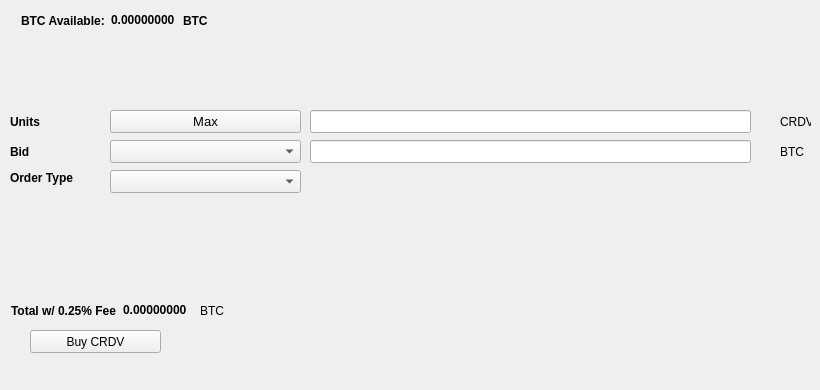
   <widget class="QWidget" name="BuyTab">
    <attribute name="title">
     <string>Buy</string>
    </attribute>
    <widget class="QPushButton" name="BuyCRDV">
     <property name="geometry">
      <rect>
       <x>30</x>
       <y>330</y>
       <width>131</width>
       <height>23</height>
      </rect>
     </property>
     <property name="text">
      <string>Buy CRDV</string>
     </property>
     <property name="icon">
      <iconset resource="../cryptodev.qrc">
       <normaloff>:/icons/bitcoin</normaloff>:/icons/bitcoin</iconset>
     </property>
    </widget>
    <widget class="QLabel" name="label_3">
     <property name="geometry">
      <rect>
       <x>10</x>
       <y>110</y>
       <width>46</width>
       <height>23</height>
      </rect>
     </property>
     <property name="font">
      <font>
       <weight>75</weight>
       <bold>true</bold>
      </font>
     </property>
     <property name="text">
      <string>Units</string>
     </property>
    </widget>
    <widget class="QLineEdit" name="UnitsInput">
     <property name="geometry">
      <rect>
       <x>310</x>
       <y>110</y>
       <width>441</width>
       <height>23</height>
      </rect>
     </property>
     <property name="font">
      <font>
       <pointsize>9</pointsize>
       <weight>75</weight>
       <bold>true</bold>
      </font>
     </property>
    </widget>
    <widget class="QLineEdit" name="BuyBidPriceEdit">
     <property name="geometry">
      <rect>
       <x>310</x>
       <y>140</y>
       <width>441</width>
       <height>23</height>
      </rect>
     </property>
     <property name="font">
      <font>
       <pointsize>9</pointsize>
       <weight>75</weight>
       <bold>true</bold>
      </font>
     </property>
    </widget>
    <widget class="QLabel" name="label_4">
     <property name="geometry">
      <rect>
       <x>780</x>
       <y>110</y>
       <width>31</width>
       <height>23</height>
      </rect>
     </property>
     <property name="text">
      <string>CRDV</string>
     </property>
    </widget>
    <widget class="QLabel" name="label_5">
     <property name="geometry">
      <rect>
       <x>780</x>
       <y>140</y>
       <width>31</width>
       <height>23</height>
      </rect>
     </property>
     <property name="text">
      <string>BTC</string>
     </property>
    </widget>
    <widget class="QLabel" name="label_6">
     <property name="geometry">
      <rect>
       <x>10</x>
       <y>140</y>
       <width>46</width>
       <height>23</height>
      </rect>
     </property>
     <property name="font">
      <font>
       <weight>75</weight>
       <bold>true</bold>
      </font>
     </property>
     <property name="text">
      <string>Bid</string>
     </property>
    </widget>
    <widget class="QLabel" name="label_7">
     <property name="geometry">
      <rect>
       <x>10</x>
       <y>170</y>
       <width>91</width>
       <height>16</height>
      </rect>
     </property>
     <property name="font">
      <font>
       <weight>75</weight>
       <bold>true</bold>
      </font>
     </property>
     <property name="text">
      <string>Order Type</string>
     </property>
    </widget>
    <widget class="QPushButton" name="Buy_Max_Amount">
     <property name="geometry">
      <rect>
       <x>110</x>
       <y>110</y>
       <width>191</width>
       <height>23</height>
      </rect>
     </property>
     <property name="font">
      <font>
       <pointsize>10</pointsize>
      </font>
     </property>
     <property name="text">
      <string>Max</string>
     </property>
    </widget>
    <widget class="QComboBox" name="BuyBidcomboBox">
     <property name="geometry">
      <rect>
       <x>110</x>
       <y>140</y>
       <width>191</width>
       <height>23</height>
      </rect>
     </property>
     <property name="font">
      <font>
       <pointsize>10</pointsize>
      </font>
     </property>
    </widget>
    <widget class="QComboBox" name="buyOrdertypeCombo">
     <property name="geometry">
      <rect>
       <x>110</x>
       <y>170</y>
       <width>191</width>
       <height>23</height>
      </rect>
     </property>
     <property name="font">
      <font>
       <pointsize>10</pointsize>
      </font>
     </property>
    </widget>
    <widget class="QWidget" name="layoutWidget1">
     <property name="geometry">
      <rect>
       <x>21</x>
       <y>11</y>
       <width>227</width>
       <height>19</height>
      </rect>
     </property>
     <layout class="QHBoxLayout" name="horizontalLayout_3">
      <item>
       <widget class="QLabel" name="label232">
        <property name="font">
         <font>
          <weight>75</weight>
          <bold>true</bold>
         </font>
        </property>
        <property name="text">
         <string>BTC Available:</string>
        </property>
       </widget>
      </item>
      <item>
       <widget class="QLabel" name="BtcAvailableLbl">
        <property name="palette">
         <palette>
          <active>
           <colorrole role="WindowText">
            <brush brushstyle="SolidPattern">
             <color alpha="255">
              <red>0</red>
              <green>0</green>
              <blue>0</blue>
             </color>
            </brush>
           </colorrole>
           <colorrole role="Button">
            <brush brushstyle="SolidPattern">
             <color alpha="255">
              <red>0</red>
              <green>170</green>
              <blue>0</blue>
             </color>
            </brush>
           </colorrole>
           <colorrole role="Light">
            <brush brushstyle="SolidPattern">
             <color alpha="255">
              <red>0</red>
              <green>255</green>
              <blue>0</blue>
             </color>
            </brush>
           </colorrole>
           <colorrole role="Midlight">
            <brush brushstyle="SolidPattern">
             <color alpha="255">
              <red>0</red>
              <green>212</green>
              <blue>0</blue>
             </color>
            </brush>
           </colorrole>
           <colorrole role="Dark">
            <brush brushstyle="SolidPattern">
             <color alpha="255">
              <red>0</red>
              <green>85</green>
              <blue>0</blue>
             </color>
            </brush>
           </colorrole>
           <colorrole role="Mid">
            <brush brushstyle="SolidPattern">
             <color alpha="255">
              <red>0</red>
              <green>113</green>
              <blue>0</blue>
             </color>
            </brush>
           </colorrole>
           <colorrole role="Text">
            <brush brushstyle="SolidPattern">
             <color alpha="255">
              <red>0</red>
              <green>170</green>
              <blue>0</blue>
             </color>
            </brush>
           </colorrole>
           <colorrole role="BrightText">
            <brush brushstyle="SolidPattern">
             <color alpha="255">
              <red>255</red>
              <green>255</green>
              <blue>255</blue>
             </color>
            </brush>
           </colorrole>
           <colorrole role="ButtonText">
            <brush brushstyle="SolidPattern">
             <color alpha="255">
              <red>0</red>
              <green>0</green>
              <blue>0</blue>
             </color>
            </brush>
           </colorrole>
           <colorrole role="Base">
            <brush brushstyle="SolidPattern">
             <color alpha="255">
              <red>255</red>
              <green>255</green>
              <blue>255</blue>
             </color>
            </brush>
           </colorrole>
           <colorrole role="Window">
            <brush brushstyle="SolidPattern">
             <color alpha="255">
              <red>0</red>
              <green>170</green>
              <blue>0</blue>
             </color>
            </brush>
           </colorrole>
           <colorrole role="Shadow">
            <brush brushstyle="SolidPattern">
             <color alpha="255">
              <red>0</red>
              <green>0</green>
              <blue>0</blue>
             </color>
            </brush>
           </colorrole>
           <colorrole role="AlternateBase">
            <brush brushstyle="SolidPattern">
             <color alpha="255">
              <red>127</red>
              <green>212</green>
              <blue>127</blue>
             </color>
            </brush>
           </colorrole>
           <colorrole role="ToolTipBase">
            <brush brushstyle="SolidPattern">
             <color alpha="255">
              <red>255</red>
              <green>255</green>
              <blue>220</blue>
             </color>
            </brush>
           </colorrole>
           <colorrole role="ToolTipText">
            <brush brushstyle="SolidPattern">
             <color alpha="255">
              <red>0</red>
              <green>0</green>
              <blue>0</blue>
             </color>
            </brush>
           </colorrole>
          </active>
          <inactive>
           <colorrole role="WindowText">
            <brush brushstyle="SolidPattern">
             <color alpha="255">
              <red>0</red>
              <green>0</green>
              <blue>0</blue>
             </color>
            </brush>
           </colorrole>
           <colorrole role="Button">
            <brush brushstyle="SolidPattern">
             <color alpha="255">
              <red>0</red>
              <green>170</green>
              <blue>0</blue>
             </color>
            </brush>
           </colorrole>
           <colorrole role="Light">
            <brush brushstyle="SolidPattern">
             <color alpha="255">
              <red>0</red>
              <green>255</green>
              <blue>0</blue>
             </color>
            </brush>
           </colorrole>
           <colorrole role="Midlight">
            <brush brushstyle="SolidPattern">
             <color alpha="255">
              <red>0</red>
              <green>212</green>
              <blue>0</blue>
             </color>
            </brush>
           </colorrole>
           <colorrole role="Dark">
            <brush brushstyle="SolidPattern">
             <color alpha="255">
              <red>0</red>
              <green>85</green>
              <blue>0</blue>
             </color>
            </brush>
           </colorrole>
           <colorrole role="Mid">
            <brush brushstyle="SolidPattern">
             <color alpha="255">
              <red>0</red>
              <green>113</green>
              <blue>0</blue>
             </color>
            </brush>
           </colorrole>
           <colorrole role="Text">
            <brush brushstyle="SolidPattern">
             <color alpha="255">
              <red>0</red>
              <green>170</green>
              <blue>0</blue>
             </color>
            </brush>
           </colorrole>
           <colorrole role="BrightText">
            <brush brushstyle="SolidPattern">
             <color alpha="255">
              <red>255</red>
              <green>255</green>
              <blue>255</blue>
             </color>
            </brush>
           </colorrole>
           <colorrole role="ButtonText">
            <brush brushstyle="SolidPattern">
             <color alpha="255">
              <red>0</red>
              <green>0</green>
              <blue>0</blue>
             </color>
            </brush>
           </colorrole>
           <colorrole role="Base">
            <brush brushstyle="SolidPattern">
             <color alpha="255">
              <red>255</red>
              <green>255</green>
              <blue>255</blue>
             </color>
            </brush>
           </colorrole>
           <colorrole role="Window">
            <brush brushstyle="SolidPattern">
             <color alpha="255">
              <red>0</red>
              <green>170</green>
              <blue>0</blue>
             </color>
            </brush>
           </colorrole>
           <colorrole role="Shadow">
            <brush brushstyle="SolidPattern">
             <color alpha="255">
              <red>0</red>
              <green>0</green>
              <blue>0</blue>
             </color>
            </brush>
           </colorrole>
           <colorrole role="AlternateBase">
            <brush brushstyle="SolidPattern">
             <color alpha="255">
              <red>127</red>
              <green>212</green>
              <blue>127</blue>
             </color>
            </brush>
           </colorrole>
           <colorrole role="ToolTipBase">
            <brush brushstyle="SolidPattern">
             <color alpha="255">
              <red>255</red>
              <green>255</green>
              <blue>220</blue>
             </color>
            </brush>
           </colorrole>
           <colorrole role="ToolTipText">
            <brush brushstyle="SolidPattern">
             <color alpha="255">
              <red>0</red>
              <green>0</green>
              <blue>0</blue>
             </color>
            </brush>
           </colorrole>
          </inactive>
          <disabled>
           <colorrole role="WindowText">
            <brush brushstyle="SolidPattern">
             <color alpha="255">
              <red>0</red>
              <green>85</green>
              <blue>0</blue>
             </color>
            </brush>
           </colorrole>
           <colorrole role="Button">
            <brush brushstyle="SolidPattern">
             <color alpha="255">
              <red>0</red>
              <green>170</green>
              <blue>0</blue>
             </color>
            </brush>
           </colorrole>
           <colorrole role="Light">
            <brush brushstyle="SolidPattern">
             <color alpha="255">
              <red>0</red>
              <green>255</green>
              <blue>0</blue>
             </color>
            </brush>
           </colorrole>
           <colorrole role="Midlight">
            <brush brushstyle="SolidPattern">
             <color alpha="255">
              <red>0</red>
              <green>212</green>
              <blue>0</blue>
             </color>
            </brush>
           </colorrole>
           <colorrole role="Dark">
            <brush brushstyle="SolidPattern">
             <color alpha="255">
              <red>0</red>
              <green>85</green>
              <blue>0</blue>
             </color>
            </brush>
           </colorrole>
           <colorrole role="Mid">
            <brush brushstyle="SolidPattern">
             <color alpha="255">
              <red>0</red>
              <green>113</green>
              <blue>0</blue>
             </color>
            </brush>
           </colorrole>
           <colorrole role="Text">
            <brush brushstyle="SolidPattern">
             <color alpha="255">
              <red>0</red>
              <green>85</green>
              <blue>0</blue>
             </color>
            </brush>
           </colorrole>
           <colorrole role="BrightText">
            <brush brushstyle="SolidPattern">
             <color alpha="255">
              <red>255</red>
              <green>255</green>
              <blue>255</blue>
             </color>
            </brush>
           </colorrole>
           <colorrole role="ButtonText">
            <brush brushstyle="SolidPattern">
             <color alpha="255">
              <red>0</red>
              <green>85</green>
              <blue>0</blue>
             </color>
            </brush>
           </colorrole>
           <colorrole role="Base">
            <brush brushstyle="SolidPattern">
             <color alpha="255">
              <red>0</red>
              <green>170</green>
              <blue>0</blue>
             </color>
            </brush>
           </colorrole>
           <colorrole role="Window">
            <brush brushstyle="SolidPattern">
             <color alpha="255">
              <red>0</red>
              <green>170</green>
              <blue>0</blue>
             </color>
            </brush>
           </colorrole>
           <colorrole role="Shadow">
            <brush brushstyle="SolidPattern">
             <color alpha="255">
              <red>0</red>
              <green>0</green>
              <blue>0</blue>
             </color>
            </brush>
           </colorrole>
           <colorrole role="AlternateBase">
            <brush brushstyle="SolidPattern">
             <color alpha="255">
              <red>0</red>
              <green>170</green>
              <blue>0</blue>
             </color>
            </brush>
           </colorrole>
           <colorrole role="ToolTipBase">
            <brush brushstyle="SolidPattern">
             <color alpha="255">
              <red>255</red>
              <green>255</green>
              <blue>220</blue>
             </color>
            </brush>
           </colorrole>
           <colorrole role="ToolTipText">
            <brush brushstyle="SolidPattern">
             <color alpha="255">
              <red>0</red>
              <green>0</green>
              <blue>0</blue>
             </color>
            </brush>
           </colorrole>
          </disabled>
         </palette>
        </property>
        <property name="font">
         <font>
          <weight>75</weight>
          <bold>true</bold>
         </font>
        </property>
        <property name="text">
         <string>0.00000000</string>
        </property>
        <property name="textInteractionFlags">
         <set>Qt::LinksAccessibleByMouse|Qt::TextSelectableByKeyboard|Qt::TextSelectableByMouse</set>
        </property>
       </widget>
      </item>
      <item>
       <widget class="QLabel" name="BtcAvailableLbl_2">
        <property name="font">
         <font>
          <weight>75</weight>
          <bold>true</bold>
         </font>
        </property>
        <property name="text">
         <string>BTC</string>
        </property>
       </widget>
      </item>
     </layout>
    </widget>
    <widget class="QWidget" name="layoutWidge2">
     <property name="geometry">
      <rect>
       <x>11</x>
       <y>301</y>
       <width>259</width>
       <height>19</height>
      </rect>
     </property>
     <layout class="QHBoxLayout" name="horizontalLayout_4">
      <item>
       <widget class="QLabel" name="label_9">
        <property name="font">
         <font>
          <weight>75</weight>
          <bold>true</bold>
         </font>
        </property>
        <property name="text">
         <string>Total w/ 0.25% Fee</string>
        </property>
       </widget>
      </item>
      <item>
       <widget class="QLabel" name="BuyCostLabel">
        <property name="palette">
         <palette>
          <active>
           <colorrole role="WindowText">
            <brush brushstyle="SolidPattern">
             <color alpha="255">
              <red>0</red>
              <green>0</green>
              <blue>0</blue>
             </color>
            </brush>
           </colorrole>
           <colorrole role="Button">
            <brush brushstyle="SolidPattern">
             <color alpha="255">
              <red>0</red>
              <green>170</green>
              <blue>0</blue>
             </color>
            </brush>
           </colorrole>
           <colorrole role="Light">
            <brush brushstyle="SolidPattern">
             <color alpha="255">
              <red>0</red>
              <green>255</green>
              <blue>0</blue>
             </color>
            </brush>
           </colorrole>
           <colorrole role="Midlight">
            <brush brushstyle="SolidPattern">
             <color alpha="255">
              <red>0</red>
              <green>212</green>
              <blue>0</blue>
             </color>
            </brush>
           </colorrole>
           <colorrole role="Dark">
            <brush brushstyle="SolidPattern">
             <color alpha="255">
              <red>0</red>
              <green>85</green>
              <blue>0</blue>
             </color>
            </brush>
           </colorrole>
           <colorrole role="Mid">
            <brush brushstyle="SolidPattern">
             <color alpha="255">
              <red>0</red>
              <green>113</green>
              <blue>0</blue>
             </color>
            </brush>
           </colorrole>
           <colorrole role="Text">
            <brush brushstyle="SolidPattern">
             <color alpha="255">
              <red>0</red>
              <green>170</green>
              <blue>0</blue>
             </color>
            </brush>
           </colorrole>
           <colorrole role="BrightText">
            <brush brushstyle="SolidPattern">
             <color alpha="255">
              <red>255</red>
              <green>255</green>
              <blue>255</blue>
             </color>
            </brush>
           </colorrole>
           <colorrole role="ButtonText">
            <brush brushstyle="SolidPattern">
             <color alpha="255">
              <red>0</red>
              <green>0</green>
              <blue>0</blue>
             </color>
            </brush>
           </colorrole>
           <colorrole role="Base">
            <brush brushstyle="SolidPattern">
             <color alpha="255">
              <red>255</red>
              <green>255</green>
              <blue>255</blue>
             </color>
            </brush>
           </colorrole>
           <colorrole role="Window">
            <brush brushstyle="SolidPattern">
             <color alpha="255">
              <red>0</red>
              <green>170</green>
              <blue>0</blue>
             </color>
            </brush>
           </colorrole>
           <colorrole role="Shadow">
            <brush brushstyle="SolidPattern">
             <color alpha="255">
              <red>0</red>
              <green>0</green>
              <blue>0</blue>
             </color>
            </brush>
           </colorrole>
           <colorrole role="AlternateBase">
            <brush brushstyle="SolidPattern">
             <color alpha="255">
              <red>127</red>
              <green>212</green>
              <blue>127</blue>
             </color>
            </brush>
           </colorrole>
           <colorrole role="ToolTipBase">
            <brush brushstyle="SolidPattern">
             <color alpha="255">
              <red>255</red>
              <green>255</green>
              <blue>220</blue>
             </color>
            </brush>
           </colorrole>
           <colorrole role="ToolTipText">
            <brush brushstyle="SolidPattern">
             <color alpha="255">
              <red>0</red>
              <green>0</green>
              <blue>0</blue>
             </color>
            </brush>
           </colorrole>
          </active>
          <inactive>
           <colorrole role="WindowText">
            <brush brushstyle="SolidPattern">
             <color alpha="255">
              <red>0</red>
              <green>0</green>
              <blue>0</blue>
             </color>
            </brush>
           </colorrole>
           <colorrole role="Button">
            <brush brushstyle="SolidPattern">
             <color alpha="255">
              <red>0</red>
              <green>170</green>
              <blue>0</blue>
             </color>
            </brush>
           </colorrole>
           <colorrole role="Light">
            <brush brushstyle="SolidPattern">
             <color alpha="255">
              <red>0</red>
              <green>255</green>
              <blue>0</blue>
             </color>
            </brush>
           </colorrole>
           <colorrole role="Midlight">
            <brush brushstyle="SolidPattern">
             <color alpha="255">
              <red>0</red>
              <green>212</green>
              <blue>0</blue>
             </color>
            </brush>
           </colorrole>
           <colorrole role="Dark">
            <brush brushstyle="SolidPattern">
             <color alpha="255">
              <red>0</red>
              <green>85</green>
              <blue>0</blue>
             </color>
            </brush>
           </colorrole>
           <colorrole role="Mid">
            <brush brushstyle="SolidPattern">
             <color alpha="255">
              <red>0</red>
              <green>113</green>
              <blue>0</blue>
             </color>
            </brush>
           </colorrole>
           <colorrole role="Text">
            <brush brushstyle="SolidPattern">
             <color alpha="255">
              <red>0</red>
              <green>170</green>
              <blue>0</blue>
             </color>
            </brush>
           </colorrole>
           <colorrole role="BrightText">
            <brush brushstyle="SolidPattern">
             <color alpha="255">
              <red>255</red>
              <green>255</green>
              <blue>255</blue>
             </color>
            </brush>
           </colorrole>
           <colorrole role="ButtonText">
            <brush brushstyle="SolidPattern">
             <color alpha="255">
              <red>0</red>
              <green>0</green>
              <blue>0</blue>
             </color>
            </brush>
           </colorrole>
           <colorrole role="Base">
            <brush brushstyle="SolidPattern">
             <color alpha="255">
              <red>255</red>
              <green>255</green>
              <blue>255</blue>
             </color>
            </brush>
           </colorrole>
           <colorrole role="Window">
            <brush brushstyle="SolidPattern">
             <color alpha="255">
              <red>0</red>
              <green>170</green>
              <blue>0</blue>
             </color>
            </brush>
           </colorrole>
           <colorrole role="Shadow">
            <brush brushstyle="SolidPattern">
             <color alpha="255">
              <red>0</red>
              <green>0</green>
              <blue>0</blue>
             </color>
            </brush>
           </colorrole>
           <colorrole role="AlternateBase">
            <brush brushstyle="SolidPattern">
             <color alpha="255">
              <red>127</red>
              <green>212</green>
              <blue>127</blue>
             </color>
            </brush>
           </colorrole>
           <colorrole role="ToolTipBase">
            <brush brushstyle="SolidPattern">
             <color alpha="255">
              <red>255</red>
              <green>255</green>
              <blue>220</blue>
             </color>
            </brush>
           </colorrole>
           <colorrole role="ToolTipText">
            <brush brushstyle="SolidPattern">
             <color alpha="255">
              <red>0</red>
              <green>0</green>
              <blue>0</blue>
             </color>
            </brush>
           </colorrole>
          </inactive>
          <disabled>
           <colorrole role="WindowText">
            <brush brushstyle="SolidPattern">
             <color alpha="255">
              <red>0</red>
              <green>85</green>
              <blue>0</blue>
             </color>
            </brush>
           </colorrole>
           <colorrole role="Button">
            <brush brushstyle="SolidPattern">
             <color alpha="255">
              <red>0</red>
              <green>170</green>
              <blue>0</blue>
             </color>
            </brush>
           </colorrole>
           <colorrole role="Light">
            <brush brushstyle="SolidPattern">
             <color alpha="255">
              <red>0</red>
              <green>255</green>
              <blue>0</blue>
             </color>
            </brush>
           </colorrole>
           <colorrole role="Midlight">
            <brush brushstyle="SolidPattern">
             <color alpha="255">
              <red>0</red>
              <green>212</green>
              <blue>0</blue>
             </color>
            </brush>
           </colorrole>
           <colorrole role="Dark">
            <brush brushstyle="SolidPattern">
             <color alpha="255">
              <red>0</red>
              <green>85</green>
              <blue>0</blue>
             </color>
            </brush>
           </colorrole>
           <colorrole role="Mid">
            <brush brushstyle="SolidPattern">
             <color alpha="255">
              <red>0</red>
              <green>113</green>
              <blue>0</blue>
             </color>
            </brush>
           </colorrole>
           <colorrole role="Text">
            <brush brushstyle="SolidPattern">
             <color alpha="255">
              <red>0</red>
              <green>85</green>
              <blue>0</blue>
             </color>
            </brush>
           </colorrole>
           <colorrole role="BrightText">
            <brush brushstyle="SolidPattern">
             <color alpha="255">
              <red>255</red>
              <green>255</green>
              <blue>255</blue>
             </color>
            </brush>
           </colorrole>
           <colorrole role="ButtonText">
            <brush brushstyle="SolidPattern">
             <color alpha="255">
              <red>0</red>
              <green>85</green>
              <blue>0</blue>
             </color>
            </brush>
           </colorrole>
           <colorrole role="Base">
            <brush brushstyle="SolidPattern">
             <color alpha="255">
              <red>0</red>
              <green>170</green>
              <blue>0</blue>
             </color>
            </brush>
           </colorrole>
           <colorrole role="Window">
            <brush brushstyle="SolidPattern">
             <color alpha="255">
              <red>0</red>
              <green>170</green>
              <blue>0</blue>
             </color>
            </brush>
           </colorrole>
           <colorrole role="Shadow">
            <brush brushstyle="SolidPattern">
             <color alpha="255">
              <red>0</red>
              <green>0</green>
              <blue>0</blue>
             </color>
            </brush>
           </colorrole>
           <colorrole role="AlternateBase">
            <brush brushstyle="SolidPattern">
             <color alpha="255">
              <red>0</red>
              <green>170</green>
              <blue>0</blue>
             </color>
            </brush>
           </colorrole>
           <colorrole role="ToolTipBase">
            <brush brushstyle="SolidPattern">
             <color alpha="255">
              <red>255</red>
              <green>255</green>
              <blue>220</blue>
             </color>
            </brush>
           </colorrole>
           <colorrole role="ToolTipText">
            <brush brushstyle="SolidPattern">
             <color alpha="255">
              <red>0</red>
              <green>0</green>
              <blue>0</blue>
             </color>
            </brush>
           </colorrole>
          </disabled>
         </palette>
        </property>
        <property name="font">
         <font>
          <weight>75</weight>
          <bold>true</bold>
         </font>
        </property>
        <property name="autoFillBackground">
         <bool>false</bool>
        </property>
        <property name="text">
         <string>0.00000000</string>
        </property>
        <property name="textInteractionFlags">
         <set>Qt::LinksAccessibleByMouse|Qt::TextSelectableByMouse</set>
        </property>
       </widget>
      </item>
      <item>
       <widget class="QLabel" name="label_10">
        <property name="font">
         <font>
          <weight>50</weight>
          <bold>false</bold>
         </font>
        </property>
        <property name="text">
         <string>BTC</string>
        </property>
       </widget>
      </item>
     </layout>
    </widget>
    <widget class="QLabel" name="label_24">
     <property name="geometry">
      <rect>
       <x>460</x>
       <y>300</y>
       <width>281</width>
       <height>81</height>
      </rect>
     </property>
     <property name="text">
      <string/>
     </property>
     <property name="pixmap">
      <pixmap>:/images/bittrex</pixmap>
     </property>
    </widget>
   </widget>
